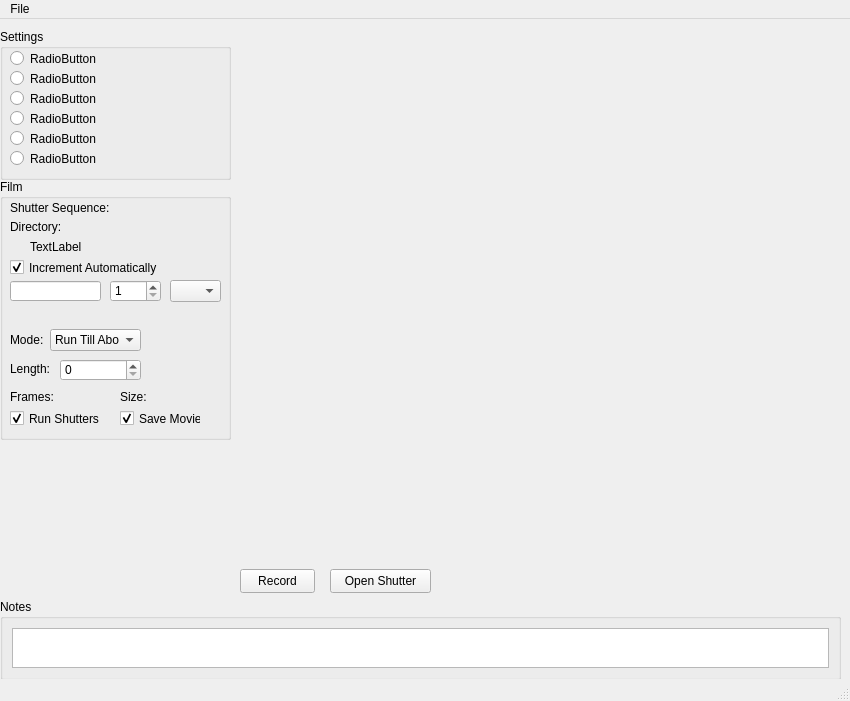
<?xml version="1.0" encoding="UTF-8"?>
<ui version="4.0">
 <class>MainWindow</class>
 <widget class="QMainWindow" name="MainWindow">
  <property name="geometry">
   <rect>
    <x>0</x>
    <y>0</y>
    <width>850</width>
    <height>701</height>
   </rect>
  </property>
  <property name="sizePolicy">
   <sizepolicy hsizetype="Fixed" vsizetype="Fixed">
    <horstretch>0</horstretch>
    <verstretch>0</verstretch>
   </sizepolicy>
  </property>
  <property name="minimumSize">
   <size>
    <width>850</width>
    <height>701</height>
   </size>
  </property>
  <property name="maximumSize">
   <size>
    <width>850</width>
    <height>701</height>
   </size>
  </property>
  <property name="acceptDrops">
   <bool>true</bool>
  </property>
  <property name="windowTitle">
   <string>HAL-4000</string>
  </property>
  <property name="windowIcon">
   <iconset>
    <normaloff>../../HAL-4000.ico</normaloff>../../HAL-4000.ico</iconset>
  </property>
  <widget class="QWidget" name="centralwidget">
   <property name="sizePolicy">
    <sizepolicy hsizetype="Fixed" vsizetype="Fixed">
     <horstretch>0</horstretch>
     <verstretch>0</verstretch>
    </sizepolicy>
   </property>
   <property name="acceptDrops">
    <bool>true</bool>
   </property>
   <widget class="QFrame" name="cameraFrame">
    <property name="geometry">
     <rect>
      <x>240</x>
      <y>10</y>
      <width>601</width>
      <height>581</height>
     </rect>
    </property>
    <property name="sizePolicy">
     <sizepolicy hsizetype="Fixed" vsizetype="Fixed">
      <horstretch>0</horstretch>
      <verstretch>0</verstretch>
     </sizepolicy>
    </property>
    <property name="frameShape">
     <enum>QFrame::NoFrame</enum>
    </property>
    <property name="frameShadow">
     <enum>QFrame::Raised</enum>
    </property>
   </widget>
   <widget class="QGroupBox" name="film">
    <property name="geometry">
     <rect>
      <x>0</x>
      <y>160</y>
      <width>231</width>
      <height>261</height>
     </rect>
    </property>
    <property name="title">
     <string>Film</string>
    </property>
    <widget class="QLabel" name="directoryText">
     <property name="geometry">
      <rect>
       <x>30</x>
       <y>60</y>
       <width>191</width>
       <height>16</height>
      </rect>
     </property>
     <property name="layoutDirection">
      <enum>Qt::LeftToRight</enum>
     </property>
     <property name="text">
      <string>TextLabel</string>
     </property>
     <property name="alignment">
      <set>Qt::AlignLeading|Qt::AlignLeft|Qt::AlignVCenter</set>
     </property>
    </widget>
    <widget class="QLineEdit" name="filenameEdit">
     <property name="geometry">
      <rect>
       <x>10</x>
       <y>102</y>
       <width>91</width>
       <height>20</height>
      </rect>
     </property>
     <property name="focusPolicy">
      <enum>Qt::StrongFocus</enum>
     </property>
    </widget>
    <widget class="QLabel" name="framesLabel">
     <property name="geometry">
      <rect>
       <x>10</x>
       <y>210</y>
       <width>51</width>
       <height>16</height>
      </rect>
     </property>
     <property name="text">
      <string>Frames:</string>
     </property>
    </widget>
    <widget class="QCheckBox" name="saveMovieCheckBox">
     <property name="geometry">
      <rect>
       <x>120</x>
       <y>230</y>
       <width>81</width>
       <height>19</height>
      </rect>
     </property>
     <property name="text">
      <string>Save Movie</string>
     </property>
     <property name="checked">
      <bool>true</bool>
     </property>
    </widget>
    <widget class="QLabel" name="sizeLabel">
     <property name="geometry">
      <rect>
       <x>120</x>
       <y>210</y>
       <width>31</width>
       <height>16</height>
      </rect>
     </property>
     <property name="text">
      <string>Size:</string>
     </property>
    </widget>
    <widget class="QComboBox" name="modeComboBox">
     <property name="geometry">
      <rect>
       <x>50</x>
       <y>150</y>
       <width>91</width>
       <height>22</height>
      </rect>
     </property>
     <property name="focusPolicy">
      <enum>Qt::WheelFocus</enum>
     </property>
     <item>
      <property name="text">
       <string>Run Till Abort</string>
      </property>
     </item>
     <item>
      <property name="text">
       <string>Fixed Length</string>
      </property>
     </item>
     <item>
      <property name="text">
       <string>Two Ch. Cal.</string>
      </property>
     </item>
    </widget>
    <widget class="QLabel" name="lengthLabel">
     <property name="geometry">
      <rect>
       <x>10</x>
       <y>183</y>
       <width>46</width>
       <height>14</height>
      </rect>
     </property>
     <property name="text">
      <string>Length:</string>
     </property>
    </widget>
    <widget class="QLabel" name="modeLabel">
     <property name="geometry">
      <rect>
       <x>10</x>
       <y>154</y>
       <width>46</width>
       <height>14</height>
      </rect>
     </property>
     <property name="text">
      <string>Mode:</string>
     </property>
    </widget>
    <widget class="QLabel" name="directoryLabel">
     <property name="geometry">
      <rect>
       <x>10</x>
       <y>40</y>
       <width>211</width>
       <height>16</height>
      </rect>
     </property>
     <property name="text">
      <string>Directory:</string>
     </property>
    </widget>
    <widget class="QLabel" name="framesText">
     <property name="geometry">
      <rect>
       <x>47</x>
       <y>210</y>
       <width>61</width>
       <height>20</height>
      </rect>
     </property>
     <property name="text">
      <string/>
     </property>
     <property name="alignment">
      <set>Qt::AlignRight|Qt::AlignTrailing|Qt::AlignVCenter</set>
     </property>
    </widget>
    <widget class="QLabel" name="sizeText">
     <property name="geometry">
      <rect>
       <x>147</x>
       <y>210</y>
       <width>71</width>
       <height>20</height>
      </rect>
     </property>
     <property name="text">
      <string/>
     </property>
     <property name="alignment">
      <set>Qt::AlignRight|Qt::AlignTrailing|Qt::AlignVCenter</set>
     </property>
    </widget>
    <widget class="QCheckBox" name="autoShuttersCheckBox">
     <property name="geometry">
      <rect>
       <x>10</x>
       <y>230</y>
       <width>101</width>
       <height>19</height>
      </rect>
     </property>
     <property name="text">
      <string>Run Shutters</string>
     </property>
     <property name="checked">
      <bool>true</bool>
     </property>
    </widget>
    <widget class="QLabel" name="shuttersLabels">
     <property name="geometry">
      <rect>
       <x>10</x>
       <y>21</y>
       <width>101</width>
       <height>16</height>
      </rect>
     </property>
     <property name="text">
      <string>Shutter Sequence:</string>
     </property>
    </widget>
    <widget class="QLabel" name="shuttersText">
     <property name="geometry">
      <rect>
       <x>110</x>
       <y>20</y>
       <width>111</width>
       <height>20</height>
      </rect>
     </property>
     <property name="layoutDirection">
      <enum>Qt::LeftToRight</enum>
     </property>
     <property name="text">
      <string/>
     </property>
     <property name="alignment">
      <set>Qt::AlignLeading|Qt::AlignLeft|Qt::AlignVCenter</set>
     </property>
    </widget>
    <widget class="QLabel" name="filenameLabel">
     <property name="geometry">
      <rect>
       <x>20</x>
       <y>127</y>
       <width>201</width>
       <height>20</height>
      </rect>
     </property>
     <property name="text">
      <string/>
     </property>
    </widget>
    <widget class="QSpinBox" name="indexSpinBox">
     <property name="geometry">
      <rect>
       <x>110</x>
       <y>101</y>
       <width>51</width>
       <height>22</height>
      </rect>
     </property>
     <property name="minimum">
      <number>1</number>
     </property>
     <property name="maximum">
      <number>9999</number>
     </property>
    </widget>
    <widget class="QComboBox" name="extensionComboBox">
     <property name="geometry">
      <rect>
       <x>170</x>
       <y>101</y>
       <width>51</width>
       <height>22</height>
      </rect>
     </property>
    </widget>
    <widget class="QCheckBox" name="autoIncCheckBox">
     <property name="geometry">
      <rect>
       <x>10</x>
       <y>79</y>
       <width>201</width>
       <height>19</height>
      </rect>
     </property>
     <property name="text">
      <string>Increment Automatically</string>
     </property>
     <property name="checked">
      <bool>true</bool>
     </property>
    </widget>
    <widget class="QSpinBox" name="lengthSpinBox">
     <property name="geometry">
      <rect>
       <x>60</x>
       <y>180</y>
       <width>81</width>
       <height>22</height>
      </rect>
     </property>
     <property name="maximum">
      <number>1000000</number>
     </property>
    </widget>
   </widget>
   <widget class="QGroupBox" name="notes">
    <property name="geometry">
     <rect>
      <x>0</x>
      <y>580</y>
      <width>841</width>
      <height>81</height>
     </rect>
    </property>
    <property name="title">
     <string>Notes</string>
    </property>
    <layout class="QGridLayout" name="gridLayout">
     <item row="0" column="0">
      <widget class="QTextEdit" name="notesEdit"/>
     </item>
    </layout>
   </widget>
   <widget class="QPushButton" name="recordButton">
    <property name="geometry">
     <rect>
      <x>240</x>
      <y>550</y>
      <width>75</width>
      <height>24</height>
     </rect>
    </property>
    <property name="text">
     <string>Record</string>
    </property>
   </widget>
   <widget class="QGroupBox" name="settings">
    <property name="geometry">
     <rect>
      <x>0</x>
      <y>10</y>
      <width>231</width>
      <height>151</height>
     </rect>
    </property>
    <property name="title">
     <string>Settings</string>
    </property>
    <widget class="QRadioButton" name="settingsButton1">
     <property name="geometry">
      <rect>
       <x>10</x>
       <y>20</y>
       <width>211</width>
       <height>19</height>
      </rect>
     </property>
     <property name="text">
      <string>RadioButton</string>
     </property>
    </widget>
    <widget class="QRadioButton" name="settingsButton2">
     <property name="geometry">
      <rect>
       <x>10</x>
       <y>40</y>
       <width>211</width>
       <height>19</height>
      </rect>
     </property>
     <property name="text">
      <string>RadioButton</string>
     </property>
    </widget>
    <widget class="QRadioButton" name="settingsButton3">
     <property name="geometry">
      <rect>
       <x>10</x>
       <y>60</y>
       <width>211</width>
       <height>19</height>
      </rect>
     </property>
     <property name="text">
      <string>RadioButton</string>
     </property>
    </widget>
    <widget class="QRadioButton" name="settingsButton4">
     <property name="geometry">
      <rect>
       <x>10</x>
       <y>80</y>
       <width>211</width>
       <height>19</height>
      </rect>
     </property>
     <property name="text">
      <string>RadioButton</string>
     </property>
    </widget>
    <widget class="QRadioButton" name="settingsButton5">
     <property name="geometry">
      <rect>
       <x>10</x>
       <y>100</y>
       <width>211</width>
       <height>19</height>
      </rect>
     </property>
     <property name="text">
      <string>RadioButton</string>
     </property>
    </widget>
    <widget class="QRadioButton" name="settingsButton6">
     <property name="geometry">
      <rect>
       <x>10</x>
       <y>120</y>
       <width>211</width>
       <height>19</height>
      </rect>
     </property>
     <property name="text">
      <string>RadioButton</string>
     </property>
    </widget>
   </widget>
   <widget class="QFrame" name="cameraParamsFrame">
    <property name="geometry">
     <rect>
      <x>-1</x>
      <y>419</y>
      <width>241</width>
      <height>171</height>
     </rect>
    </property>
    <property name="frameShape">
     <enum>QFrame::NoFrame</enum>
    </property>
    <property name="frameShadow">
     <enum>QFrame::Plain</enum>
    </property>
   </widget>
   <widget class="QPushButton" name="cameraShutterButton">
    <property name="geometry">
     <rect>
      <x>330</x>
      <y>550</y>
      <width>101</width>
      <height>24</height>
     </rect>
    </property>
    <property name="focusPolicy">
     <enum>Qt::NoFocus</enum>
    </property>
    <property name="text">
     <string>Open Shutter</string>
    </property>
   </widget>
  </widget>
  <widget class="QMenuBar" name="menubar">
   <property name="geometry">
    <rect>
     <x>0</x>
     <y>0</y>
     <width>850</width>
     <height>21</height>
    </rect>
   </property>
   <widget class="QMenu" name="menuFile">
    <property name="title">
     <string>File</string>
    </property>
    <addaction name="actionSettings"/>
    <addaction name="actionShutter"/>
    <addaction name="actionDirectory"/>
    <addaction name="separator"/>
    <addaction name="actionFocus_Lock"/>
    <addaction name="actionIllumination"/>
    <addaction name="actionMisc_Controls"/>
    <addaction name="actionProgression"/>
    <addaction name="actionSpot_Counter"/>
    <addaction name="actionStage"/>
    <addaction name="separator"/>
    <addaction name="actionQuit"/>
   </widget>
   <addaction name="menuFile"/>
  </widget>
  <widget class="QStatusBar" name="statusbar"/>
  <action name="actionQuit">
   <property name="text">
    <string>Quit</string>
   </property>
  </action>
  <action name="actionSettings">
   <property name="text">
    <string>New Settings</string>
   </property>
  </action>
  <action name="actionShutter">
   <property name="text">
    <string>New Shutter Sequence</string>
   </property>
  </action>
  <action name="actionDirectory">
   <property name="text">
    <string>Set Working Directory</string>
   </property>
  </action>
  <action name="actionIllumination">
   <property name="text">
    <string>Illumination</string>
   </property>
  </action>
  <action name="actionStage">
   <property name="text">
    <string>Stage</string>
   </property>
  </action>
  <action name="actionFocus_Lock">
   <property name="text">
    <string>Focus Lock</string>
   </property>
  </action>
  <action name="actionSpot_Counter">
   <property name="text">
    <string>Spot Counter</string>
   </property>
  </action>
  <action name="actionSwitch_Test">
   <property name="text">
    <string>Switch Test</string>
   </property>
  </action>
  <action name="actionMisc_Controls">
   <property name="text">
    <string>Misc. Controls</string>
   </property>
  </action>
  <action name="actionProgression">
   <property name="text">
    <string>Progressions</string>
   </property>
  </action>
 </widget>
 <resources/>
 <connections/>
</ui>
